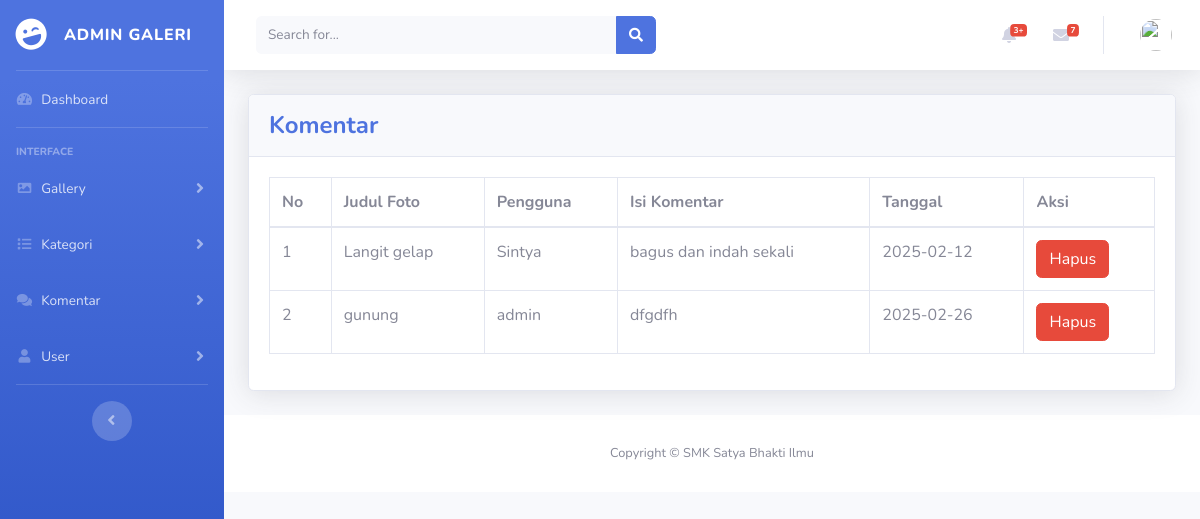
/admin/tampil-komentar.php, run on the app's committed database.
### tables this page shows
CREATE TABLE `gallery_komentarfoto` (
  `KomentarID` int(11) NOT NULL,
  `FotoID` int(11) NOT NULL,
  `UserID` int(11) NOT NULL,
  `IsiKomentar` text NOT NULL,
  `TanggalKomentar` date NOT NULL
);

CREATE TABLE `gallery_foto` (
  `FotoID` int(11) NOT NULL,
  `JudulFoto` varchar(255) DEFAULT NULL,
  `DeskripsiFoto` text DEFAULT NULL,
  `TanggalUnggah` date NOT NULL,
  `LokasiFile` varchar(255) NOT NULL,
  `AlbumID` int(11) DEFAULT NULL
);

CREATE TABLE `gallery_user` (
  `UserID` int(11) NOT NULL,
  `Username` varchar(255) NOT NULL,
  `Password` varchar(255) NOT NULL,
  `Email` varchar(255) NOT NULL,
  `NamaLengkap` varchar(255) DEFAULT NULL,
  `Alamat` text DEFAULT NULL,
  `Role` enum('user','admin') NOT NULL DEFAULT 'user'
);

### admin/tampil-komentar.php (the view, shortened to what this page needs)
<?php
include '../koneksi/koneksi.php';
$result = mysqli_query($conn, "SELECT gallery_komentarfoto.*, gallery_user.Username, gallery_foto.JudulFoto
                               FROM gallery_komentarfoto
                               JOIN gallery_user ON gallery_komentarfoto.UserID = gallery_user.UserID
                               JOIN gallery_foto ON gallery_komentarfoto.FotoID = gallery_foto.FotoID");
?>
<?php
include 'header.php';
include 'menu.php';
?>
<div class="container-fluid">
    <div class="card shadow mb-4">
        <div class="card-header py-3">
            <h4 class="m-0 font-weight-bold text-primary">Komentar</h4>
        </div>
        <div class="card-body">
            <div class="table-responsive">
                <table class="table table-bordered">
                    <thead>
                        <tr>
                            <th>No</th>
                            <th>Judul Foto</th>
                            <th>Pengguna</th>
                            <th>Isi Komentar</th>
                            <th>Tanggal</th>
                            <th>Aksi</th>
                        </tr>
                    </thead>
                    <tbody>
                        <?php $no = 1; while ($row = mysqli_fetch_assoc($result)): ?>
                        <tr>
                            <td><?= $no++; ?></td>
                            <td><?= htmlspecialchars($row['JudulFoto']); ?></td>
                            <td><?= htmlspecialchars($row['Username']); ?></td>
                            <td><?= htmlspecialchars($row['IsiKomentar']); ?></td>
                            <td><?= htmlspecialchars($row['TanggalKomentar']); ?></td>
                            <td>
                                <a href="komentar-tampilan.php?hapus=<?= $row['KomentarID'] ?>" onclick="return confirm('Yakin ingin menghapus?')" class="btn btn-danger">Hapus</a>
                            </td>
                        </tr>
                        <?php endwhile; ?>
                    </tbody>
                </table>
            </div>
        </div>
    </div>
</div>
<?php
include 'footer.php';
?>

### data on the page
gallery_komentarfoto: FotoID.JudulFoto "Langit gelap", UserID.Username "Sintya", IsiKomentar "bagus dan indah sekali", TanggalKomentar "2025-02-12"
gallery_komentarfoto: FotoID.JudulFoto "gunung", UserID.Username "admin", IsiKomentar "dfgdfh", TanggalKomentar "2025-02-26"
